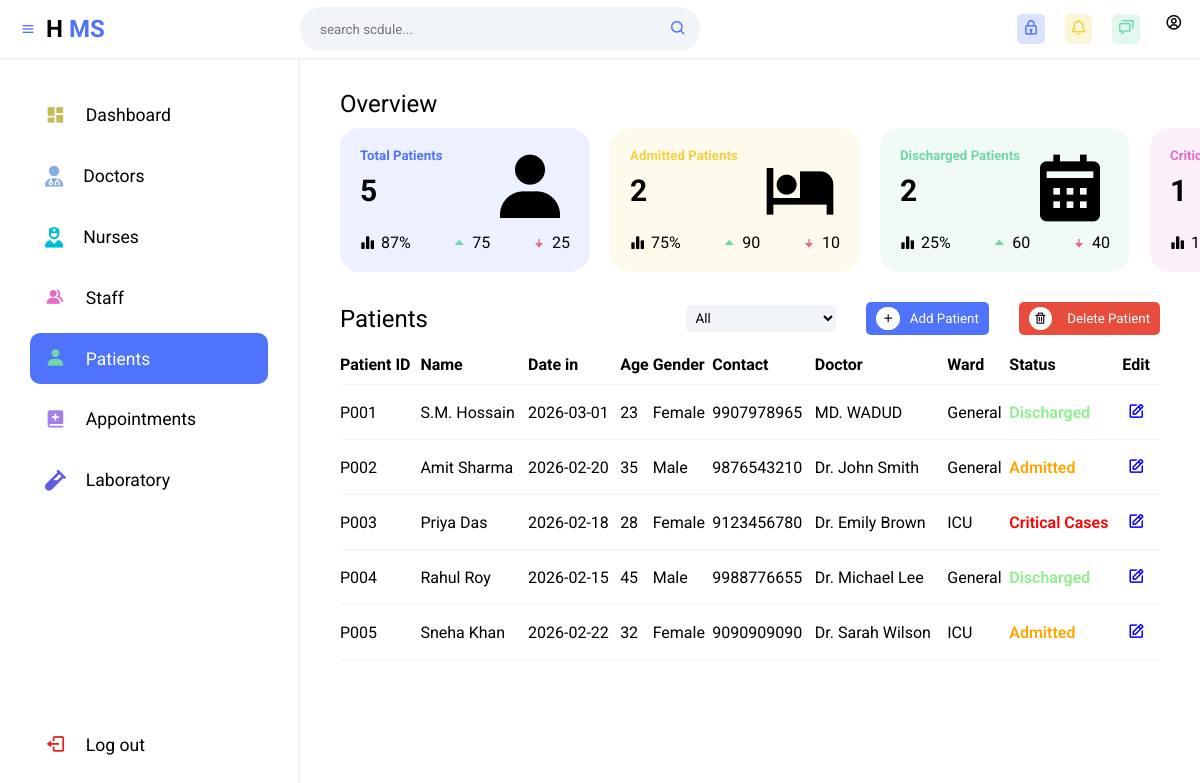
The app's page /HMS/patient.php with its own data.
### tables this page shows
CREATE TABLE `patients` (
  `patientId` varchar(20) NOT NULL,
  `name` varchar(100) NOT NULL,
  `date_in` date NOT NULL,
  `age` int(11) NOT NULL,
  `gender` enum('Male','Female') NOT NULL,
  `contact` varchar(15) NOT NULL,
  `doctor` varchar(100) NOT NULL,
  `ward` enum('General','ICU') NOT NULL,
  `status` enum('Admitted','Discharged','Critical Cases') NOT NULL
);

### HMS/patient.php (the view, shortened to what this page needs)
<?php
$servername = "localhost";
$username = "root";
$password = "";
$database = "hospitaldb";
$conn = mysqli_connect($servername, $username, $password, $database);
$totalPatients = mysqli_num_rows(mysqli_query($conn, "SELECT * FROM patients"));
$admittedPatients = mysqli_num_rows(mysqli_query($conn, "SELECT * FROM patients WHERE status='Admitted'"));
$dischargedPatients = mysqli_num_rows(mysqli_query($conn, "SELECT * FROM patients WHERE status='Discharged'"));
$criticalCases = mysqli_num_rows(mysqli_query($conn, "SELECT * FROM patients WHERE status='Critical Cases'"));
?>
<!DOCTYPE html>
<html lang="en">
<head>
    <link rel="stylesheet" href="CSS/patient.css">
    <link href='https://unpkg.com/boxicons@2.1.4/css/boxicons.min.css' rel='stylesheet'>
    <link rel="stylesheet" href="https://cdnjs.cloudflare.com/ajax/libs/font-awesome/6.5.2/css/all.min.css" />
</head>
<body>
    <section class="header">
        <div class="logo">
            <i class="bx bx-menu icon-0 menu"></i>
            <h2>H <span>MS</span></h2>
        </div>
        <div class="search--notification--profile">
            <div class="search">
                <input type="text" placeholder="search scdule...">
                <button><i class="bx bx-search"></i></button>
            </div>
            <div class="notification--profile">
                <div class="picon lock">
                    <i class="bx bx-lock"></i>
                </div>
                <div class="picon bell">
                    <i class="bx bx-bell"></i>
                </div>
                <div class="picon chat">
                    <i class="bx bx-chat"></i>
                </div>
                <div class="picon profile">
                    <i class="bx bx-user-circle"></i>
                </div>
            </div>
        </div>
    </section>
    <section class="main">
        <div class="sidebar">
            <ul class="sidebar--items">
                <li>
                    <a href="dashboard.php">
                        <span class="icon icon-1"><i class="bx bxs-dashboard"></i></span>
                        <span class="sidebar--item">Dashboard</span>
                    </a>
                </li>
                <li>
                    <a href="doctor.php">
                        <span class="icon icon-3"><i class="fa-solid fa-user-doctor"></i></span>
                        <span class="sidebar--item" style="white-space: nowrap;">Doctors</span>
                    </a>
                </li>
                <li>
                    <a href="nurse.php">
                        <span class="icon icon-8"><i class="fa-solid fa-user-nurse"></i></span>
                        <span class="sidebar--item" style="white-space: nowrap;">Nurses</span>
                    </a>
                </li>
                <li>
                    <a href="staff.php">
                        <span class="icon icon-4"><i class="bx bxs-group"></i></span>
                        <span class="sidebar--item">Staff</span>
                    </a>
                </li>
                <li>
                    <a href="patient.php" id="active--link">
                        <span class="icon icon-5"><i class="bx bxs-user"></i></span>
                        <span class="sidebar--item">Patients</span>
                    </a>
                </li>
                <li>
                    <a href="appointment.php">
                        <span class="icon icon-2"><i class="bx bxs-book-add"></i></span>
                        <span class="sidebar--item">Appointments</span>
                    </a>
                </li>
                <li>
                    <a href="laboratory.php">
                        <span class="icon icon-6"><i class="fa-solid fa-vial"></i></span>
                        <span class="sidebar--item">Laboratory</span>
                    </a>
                </li>
            </ul>
            <ul class="sidebar--bottom-items">
                <li>
                    <a href="logout.php">
                        <span class="icon icon-7"><i class="bx bx-log-out"></i></span>
                        <span class="sidebar--item">Log&nbsp;out</span>
                    </a>
                </li>
            </ul>
        </div>
        <div class="main-content">
        <div class="overview">
                <div class="title">
                    <h2 class="section--title">Overview</h2>
                </div>
                <div class="cards">
                    <div class="card card-1">
                        <div class="card--data">
                            <div class="card--content">
                                <h5 class="card--title">Total Patients</h5>
                                <h1><?php echo $totalPatients; ?></h1>
                            </div>
                            <i class="bx bxs-user card--icon--lg"></i>
                        </div>
                        <div class="card--stats">
                            <span><i class="bx bxs-bar-chart-alt-2 card--icon stst--icon"></i>87%</span>
                            <span><i class="bx bx-caret-up card--icon up--arrow"></i>75</span>
                            <span><i class="bx bxs-down-arrow-alt card--icon down--arrow"></i>25</span>
                        </div>
                    </div>
                    <div class="card card-2">
                        <div class="card--data">
                            <div class="card--content">
                                <h5 class="card--title">Admitted Patients</h5>
                                <h1><?php echo $admittedPatients; ?></h1>
                            </div>
                            <i class="bx bxs-hotel card--icon--lg"></i>
                        </div>
                        <div class="card--stats">
                            <span><i class="bx bxs-bar-chart-alt-2 card--icon stst--icon"></i>75%</span>
                            <span><i class="bx bx-caret-up card--icon up--arrow"></i>90</span>
                            <span><i class="bx bxs-down-arrow-alt card--icon down--arrow"></i>10</span>
                        </div>
                    </div>
                    <div class="card card-3">
                        <div class="card--data">
                            <div class="card--content">
                                <h5 class="card--title">Discharged Patients</h5>
                                <h1><?php echo $dischargedPatients; ?></h1>
                            </div>
                            <i class="bx bxs-calendar card--icon--lg"></i>
                        </div>
                        <div class="card--stats">
                            <span><i class="bx bxs-bar-chart-alt-2 card--icon stst--icon"></i>25%</span>
                            <span><i class="bx bx-caret-up card--icon up--arrow"></i>60</span>
                            <span><i class="bx bxs-down-arrow-alt card--icon down--arrow"></i>40</span>
                        </div>
                    </div>
                    <div class="card card-4">
                        <div class="card--data">
                            <div class="card--content">
                                <h5 class="card--title">Critical Cases</h5>
                                <h1><?php echo $criticalCases; ?></h1>
                            </div>
                        </div>
                        <div class="card--stats">
                            <span><i class="bx bxs-bar-chart-alt-2 card--icon stst--icon"></i>10%</span>
                        </div>
                    </div>
                </div>
            </div>
            <div class="patients">
                <div class="title">
                        <h2 class="section--title">Patients</h2>
                        <div class="patients--right--btns">
                    <select name="date" id="date" class="dropdown patient--filter">
                       <option value="All">All</option>
                    </select>
                    <button class="add-patient" onclick="document.getElementById('patientFormOverlay').style.display='flex'"><i class="bx bx-plus"></i>Add Patient</button>
                    <button class="delete-patient"><i class="bx bx-trash"></i> <span>Delete Patient</span></button>
                    </div>
                </div>
                <div class="table-patient-page-scroll">
                <div class="table-patient-page">
                <table>
                    <thead>
                        <tr>
                            <th>Patient ID</th>
                            <th>Name</th>
                            <th>Date in</th>
                            <th>Age</th>
                            <th>Gender</th>
                            <th>Contact</th>
                            <th>Doctor</th>
                            <th>Ward</th>
                            <th>Status</th>
                            <th>Edit</th>
                        </tr>
                    </thead>
                    <tbody>
                        <?php
                        $result = mysqli_query($conn, "SELECT * FROM patients");
                        while ($row = mysqli_fetch_assoc($result)) {
                        echo '<tr>
                            <td>'.$row['patientId'].'</td>
                            <td>'.$row['name'].'</td>
                            <td>'.$row['date_in'].'</td>
                            <td>'.$row['age'].'</td>
                            <td>'.$row['gender'].'</td>
                            <td>'.$row['contact'].'</td>
                            <td>'.$row['doctor'].'</td>
                            <td>'.$row['ward'].'</td>
                            <td>'.$row['status'].'</td>
                            <td>
                                <button type="button" class="edit-button">
                                    <i class="bx bx-edit edit-icon" style="cursor:pointer; color:blue; font-size:18px;"></i>
                                </button>
                            </td>
                        </tr>';
                        }
                        ?>
                    </tbody>
                </table>
                </div>
                </div>
    </section>
</body>
</html>

### records on screen
patients: patientId "P001", name "S.M. Hossain", date_in "2026-03-01", age "23", gender "Female", contact "9907978965", doctor "MD. WADUD", ward "General", status "Discharged"
patients: patientId "P002", name "Amit Sharma", date_in "2026-02-20", age "35", gender "Male", contact "9876543210", doctor "Dr. John Smith", ward "General", status "Admitted"
patients: patientId "P003", name "Priya Das", date_in "2026-02-18", age "28", gender "Female", contact "9123456780", doctor "Dr. Emily Brown", ward "ICU", status "Critical Cases"
patients: patientId "P004", name "Rahul Roy", date_in "2026-02-15", age "45", gender "Male", contact "9988776655", doctor "Dr. Michael Lee", ward "General", status "Discharged"
patients: patientId "P005", name "Sneha Khan", date_in "2026-02-22", age "32", gender "Female", contact "9090909090", doctor "Dr. Sarah Wilson", ward "ICU", status "Admitted"

### other values on screen
$totalPatients "5"
$admittedPatients "2"
$dischargedPatients "2"
$criticalCases "1"
